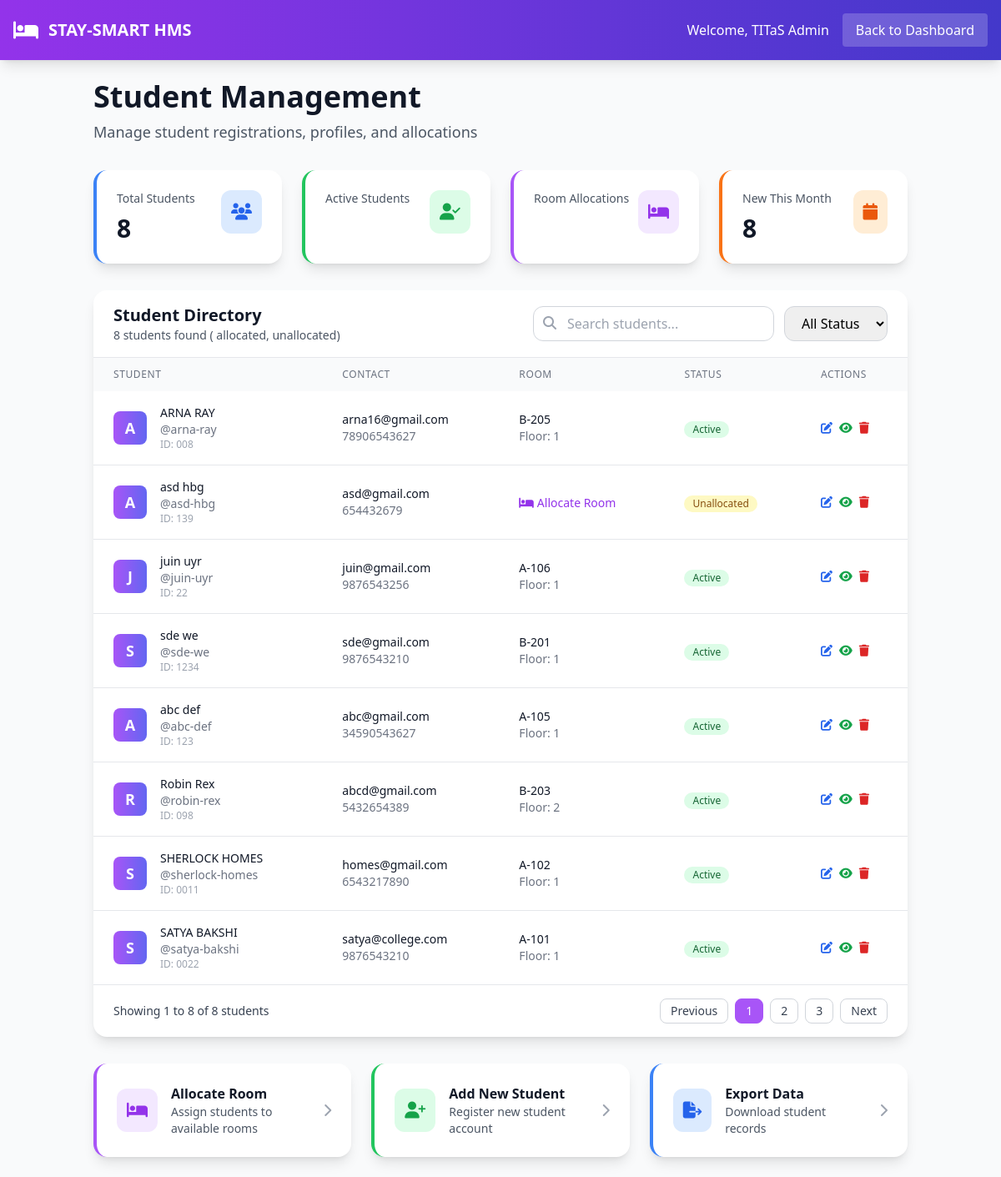
Screenshot of /hostel/students/ with the database file from the repository.
### HOSTEL/models.py (models this page shows, shortened)
class Student(models.Model):
    name = models.CharField(max_length=100, default="Unknown Student")
    roll_no = models.CharField(max_length=20, unique=True)
    email = models.EmailField(unique=True, default="default@gmail.com")
    room = models.ForeignKey(Room, on_delete=models.SET_NULL, null=True, blank=True)
    phone = models.CharField(max_length=15, default="0000000000")

class Room(models.Model):
    room_number = models.CharField(max_length=10, unique=True)
    floor = models.IntegerField(default=1)  # Add this line
    capacity = models.IntegerField(default=1)
    is_occupied = models.BooleanField(default=False)

### HOSTEL/views.py (the view)
# urls.py: path('students/', hostel_views.student_list, name='student_list'),
def student_list(request):
    students = Student.objects.all().order_by('-id')  # Newest first
    return render(request, 'hostel/student_list.html', {'students': students})

### HOSTEL/TEMPLATES/hostel/student_list.html (shortened to what this page needs)
<!DOCTYPE html>
<html lang="en">
<head>
    <script src="https://cdn.tailwindcss.com"></script>
    <link rel="stylesheet" href="https://cdnjs.cloudflare.com/ajax/libs/font-awesome/6.4.0/css/all.min.css">
</head>
<body class="bg-gray-50">
    <nav class="bg-gradient-to-r from-purple-600 to-indigo-700 text-white p-4 shadow-lg">
        <div class="flex justify-between items-center">
            <div class="flex items-center space-x-3">
                <i class="fas fa-bed text-2xl"></i>
                <h1 class="text-xl font-bold">STAY-SMART HMS</h1>
            </div>
            <div class="flex items-center space-x-4">
                <span>Welcome, TITaS Admin</span>
                <a href="{% url 'admin_dashboard' %}" class="bg-white bg-opacity-20 hover:bg-opacity-30 px-4 py-2 rounded transition">Back to Dashboard</a>
            </div>
        </div>
    </nav>
    <div class="container mx-auto p-6">
        <div class="mb-8">
            <h1 class="text-4xl font-bold text-gray-900 mb-2">Student Management</h1>
            <p class="text-gray-600 text-lg">Manage student registrations, profiles, and allocations</p>
        </div>
        <div class="grid grid-cols-1 md:grid-cols-4 gap-6 mb-8">
            <div class="bg-white rounded-2xl shadow-lg p-6 border-l-4 border-blue-500">
                <div class="flex justify-between items-start">
                    <div>
                        <p class="text-gray-600 text-sm">Total Students</p>
                        <p class="text-3xl font-bold text-gray-900 mt-2">{{ students.count }}</p>
                    </div>
                    <div class="bg-blue-100 p-3 rounded-xl">
                        <i class="fas fa-users text-blue-600 text-xl"></i>
                    </div>
                </div>
            </div>
            <div class="bg-white rounded-2xl shadow-lg p-6 border-l-4 border-green-500">
                <div class="flex justify-between items-start">
                    <div>
                        <p class="text-gray-600 text-sm">Active Students</p>
                    </div>
                    <div class="bg-green-100 p-3 rounded-xl">
                        <i class="fas fa-user-check text-green-600 text-xl"></i>
                    </div>
                </div>
            </div>
            <div class="bg-white rounded-2xl shadow-lg p-6 border-l-4 border-purple-500">
                <div class="flex justify-between items-start">
                    <div>
                        <p class="text-gray-600 text-sm">Room Allocations</p>
                    </div>
                    <div class="bg-purple-100 p-3 rounded-xl">
                        <i class="fas fa-bed text-purple-600 text-xl"></i>
                    </div>
                </div>
            </div>
            <div class="bg-white rounded-2xl shadow-lg p-6 border-l-4 border-orange-500">
                <div class="flex justify-between items-start">
                    <div>
                        <p class="text-gray-600 text-sm">New This Month</p>
                        <p class="text-3xl font-bold text-gray-900 mt-2">{{ students.count }}</p>
                    </div>
                    <div class="bg-orange-100 p-3 rounded-xl">
                        <i class="fas fa-calendar text-orange-600 text-xl"></i>
                    </div>
                </div>
            </div>
        </div>
        <div class="bg-white rounded-2xl shadow-lg overflow-hidden">
            <div class="px-6 py-4 border-b border-gray-200">
                <div class="flex flex-col lg:flex-row lg:items-center lg:justify-between">
                    <div>
                        <h2 class="text-xl font-bold text-gray-900">Student Directory</h2>
                        <p class="text-gray-600 text-sm">{{ students.count }} students found ({{ allocated_students_count }} allocated, {{ unallocated_students_count }} unallocated)</p>
                    </div>
                    <div class="mt-4 lg:mt-0 flex space-x-3">
                        <div class="relative">
                            <i class="fas fa-search absolute left-3 top-3 text-gray-400"></i>
                            <input type="text" placeholder="Search students..." class="pl-10 pr-4 py-2 border border-gray-300 rounded-xl focus:outline-none focus:ring-2 focus:ring-purple-500">
                        </div>
                        <select class="border border-gray-300 rounded-xl px-4 py-2 focus:outline-none focus:ring-2 focus:ring-purple-500">
                            <option>All Status</option>
                        </select>
                    </div>
                </div>
            </div>
            <div class="overflow-x-auto">
                <table class="w-full">
                    <thead class="bg-gray-50">
                        <tr>
                            <th class="px-6 py-3 text-left text-xs font-medium text-gray-500 uppercase tracking-wider">Student</th>
                            <th class="px-6 py-3 text-left text-xs font-medium text-gray-500 uppercase tracking-wider">Contact</th>
                            <th class="px-6 py-3 text-left text-xs font-medium text-gray-500 uppercase tracking-wider">Room</th>
                            <th class="px-6 py-3 text-left text-xs font-medium text-gray-500 uppercase tracking-wider">Status</th>
                            <th class="px-6 py-3 text-left text-xs font-medium text-gray-500 uppercase tracking-wider">Actions</th>
                        </tr>
                    </thead>
                    <tbody class="bg-white divide-y divide-gray-200">
                        {% for student in students %}
                        <tr class="hover:bg-gray-50 transition duration-150">
                            <td class="px-6 py-4 whitespace-nowrap">
                                <div class="flex items-center">
                                    <div class="bg-gradient-to-r from-purple-500 to-indigo-500 w-10 h-10 rounded-lg flex items-center justify-center text-white font-semibold text-lg">
                                        {{ student.name|first|upper }}
                                    </div>
                                    <div class="ml-4">
                                        <div class="text-sm font-medium text-gray-900">{{ student.name }}</div>
                                        <div class="text-sm text-gray-500">@{{ student.name|lower|slugify }}</div>
                                        <div class="text-xs text-gray-400">ID: {{ student.roll_no }}</div>
                                    </div>
                                </div>
                            </td>
                            <td class="px-6 py-4 whitespace-nowrap">
                                <div class="text-sm text-gray-900">{{ student.email }}</div>
                                <div class="text-sm text-gray-500">{{ student.phone }}</div>
                            </td>
                            <td class="px-6 py-4 whitespace-nowrap">
                                {% if student.room %}
                                    <div class="text-sm font-medium text-gray-900">{{ student.room.room_number }}</div>
                                    <div class="text-sm text-gray-500">Floor: {{ student.room.floor }}</div>
                                {% else %}
                                    <a href="{% url 'allocate_room' %}" class="inline-flex items-center text-purple-600 hover:text-purple-700 font-medium text-sm hover:underline">
                                        <i class="fas fa-bed mr-1"></i>
                                        Allocate Room
                                    </a>
                                {% endif %}
                            </td>
                            <td class="px-6 py-4 whitespace-nowrap">
                                <span class="inline-flex items-center px-2.5 py-0.5 rounded-full text-xs font-medium {% if student.room %}bg-green-100 text-green-800{% else %}bg-yellow-100 text-yellow-800{% endif %}">
                                    {% if student.room %}Active{% else %}Unallocated{% endif %}
                                </span>
                            </td>
                            <td class="px-6 py-4 whitespace-nowrap text-sm font-medium">
                                <div class="flex space-x-2">
                                    <a href="{% url 'edit_student' student.id %}" class="text-blue-600 hover:text-blue-900 transform hover:scale-110 transition duration-200">
                                        <i class="fas fa-edit"></i>
                                    </a>
                                    <button class="text-green-600 hover:text-green-900 transform hover:scale-110 transition duration-200" onclick="viewStudent({{ student.id }})">
                                        <i class="fas fa-eye"></i>
                                    </button>
                                    <a href="{% url 'delete_student' student.id %}" class="text-red-600 hover:text-red-900 transform hover:scale-110 transition duration-200" onclick="return confirm('Are you sure you want to delete {{ student.name }}?')">
                                        <i class="fas fa-trash"></i>
                                    </a>
                                </div>
                            </td>
                        </tr>
                        {% empty %}
                        <tr>
                            <td colspan="5" class="px-6 py-4 text-center text-gray-500">
                                No students found. <a href="{% url 'add_student' %}" class="text-purple-600 hover:underline">Add the first student</a>
                            </td>
                        </tr>
                        {% endfor %}
                    </tbody>
                </table>
            </div>
            <div class="px-6 py-4 border-t border-gray-200">
                <div class="flex items-center justify-between">
                    <div class="text-sm text-gray-700">
                        Showing <span class="font-medium">1</span> to <span class="font-medium">{{ students.count }}</span> of <span class="font-medium">{{ students.count }}</span> students
                    </div>
                    <div class="flex space-x-2">
                        <button class="px-3 py-1 border border-gray-300 rounded-lg text-sm font-medium text-gray-700 hover:bg-gray-50">Previous</button>
                        <button class="px-3 py-1 border border-purple-500 bg-purple-500 text-white rounded-lg text-sm font-medium">1</button>
                        <button class="px-3 py-1 border border-gray-300 rounded-lg text-sm font-medium text-gray-700 hover:bg-gray-50">2</button>
                        <button class="px-3 py-1 border border-gray-300 rounded-lg text-sm font-medium text-gray-700 hover:bg-gray-50">3</button>
                        <button class="px-3 py-1 border border-gray-300 rounded-lg text-sm font-medium text-gray-700 hover:bg-gray-50">Next</button>
                    </div>
                </div>
            </div>
        </div>
        <div class="mt-8 grid grid-cols-1 md:grid-cols-3 gap-6">
            <a href="{% url 'allocate_room' %}" class="bg-white rounded-2xl shadow-lg p-6 border-l-4 border-purple-500 hover:shadow-xl transition duration-300 group">
                <div class="flex items-center space-x-4">
                    <div class="bg-purple-100 p-3 rounded-xl">
                        <i class="fas fa-bed text-purple-600 text-xl"></i>
                    </div>
                    <div class="flex-1">
                        <h3 class="font-semibold text-gray-900 group-hover:text-purple-600">Allocate Room</h3>
                        <p class="text-gray-600 text-sm">Assign students to available rooms</p>
                    </div>
                    <i class="fas fa-chevron-right text-gray-400 group-hover:text-purple-600"></i>
                </div>
            </a>
            <a href="{% url 'add_student' %}" class="bg-white rounded-2xl shadow-lg p-6 border-l-4 border-green-500 hover:shadow-xl transition duration-300 group">
                <div class="flex items-center space-x-4">
                    <div class="bg-green-100 p-3 rounded-xl">
                        <i class="fas fa-user-plus text-green-600 text-xl"></i>
                    </div>
                    <div class="flex-1">
                        <h3 class="font-semibold text-gray-900 group-hover:text-green-600">Add New Student</h3>
                        <p class="text-gray-600 text-sm">Register new student account</p>
                    </div>
                    <i class="fas fa-chevron-right text-gray-400 group-hover:text-green-600"></i>
                </div>
            </a>
            <div class="bg-white rounded-2xl shadow-lg p-6 border-l-4 border-blue-500">
                <div class="flex items-center space-x-4">
                    <div class="bg-blue-100 p-3 rounded-xl">
                        <i class="fas fa-file-export text-blue-600 text-xl"></i>
                    </div>
                    <div class="flex-1">
                        <h3 class="font-semibold text-gray-900">Export Data</h3>
                        <p class="text-gray-600 text-sm">Download student records</p>
                    </div>
                    <i class="fas fa-chevron-right text-gray-400"></i>
                </div>
            </div>
        </div>
    </div>
</body>
</html>

### rows the page displays
Student: name|first "A", name "ARNA RAY", name|slugify "arna-ray", roll_no "008", email "arna16@gmail.com", phone "78906543627", room.room_number "B-205", room.floor "1", shows "Active"
Student: name|first "A", name "asd hbg", name|slugify "asd-hbg", roll_no "139", email "asd@gmail.com", phone "654432679", shows "Allocate Room", shows "Unallocated"
Student: name|first "J", name "juin uyr", name|slugify "juin-uyr", roll_no "22", email "juin@gmail.com", phone "9876543256", room.room_number "A-106", room.floor "1", shows "Active"
Student: name|first "S", name "sde we", name|slugify "sde-we", roll_no "1234", email "sde@gmail.com", phone "9876543210", room.room_number "B-201", room.floor "1", shows "Active"
Student: name|first "A", name "abc def", name|slugify "abc-def", roll_no "123", email "abc@gmail.com", phone "34590543627", room.room_number "A-105", room.floor "1", shows "Active"
Student: name|first "R", name "Robin Rex", name|slugify "robin-rex", roll_no "098", email "abcd@gmail.com", phone "5432654389", room.room_number "B-203", room.floor "2", shows "Active"
Student: name|first "S", name "SHERLOCK HOMES", name|slugify "sherlock-homes", roll_no "0011", email "homes@gmail.com", phone "6543217890", room.room_number "A-102", room.floor "1", shows "Active"
Student: name|first "S", name "SATYA BAKSHI", name|slugify "satya-bakshi", roll_no "0022", email "satya@college.com", phone "9876543210", room.room_number "A-101", room.floor "1", shows "Active"

### other values shown
{{ students.count }} "8"
